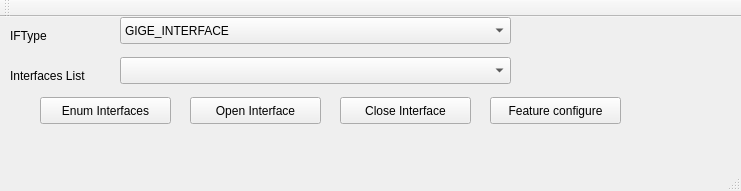
<?xml version="1.0" encoding="UTF-8"?>
<ui version="4.0">
 <class>InterfaceBasicDemo</class>
 <widget class="QMainWindow" name="InterfaceBasicDemo">
  <property name="geometry">
   <rect>
    <x>0</x>
    <y>0</y>
    <width>741</width>
    <height>191</height>
   </rect>
  </property>
  <property name="windowTitle">
   <string>InterfaceBasicDemo</string>
  </property>
  <widget class="QWidget" name="centralWidget">
   <widget class="QComboBox" name="cbIFType">
    <property name="geometry">
     <rect>
      <x>120</x>
      <y>0</y>
      <width>391</width>
      <height>27</height>
     </rect>
    </property>
    <item>
     <property name="text">
      <string>GIGE_INTERFACE</string>
     </property>
    </item>
    <item>
     <property name="text">
      <string>CAMERALINK_INTERFACE</string>
     </property>
    </item>
    <item>
     <property name="text">
      <string>CXP_INTERFACE</string>
     </property>
    </item>
    <item>
     <property name="text">
      <string>XOF_INTERFACE</string>
     </property>
    </item>
   </widget>
   <widget class="QLabel" name="label">
    <property name="geometry">
     <rect>
      <x>10</x>
      <y>10</y>
      <width>67</width>
      <height>17</height>
     </rect>
    </property>
    <property name="text">
     <string>IFType</string>
    </property>
   </widget>
   <widget class="QLabel" name="label_2">
    <property name="geometry">
     <rect>
      <x>10</x>
      <y>50</y>
      <width>101</width>
      <height>17</height>
     </rect>
    </property>
    <property name="text">
     <string>Interfaces List</string>
    </property>
   </widget>
   <widget class="QComboBox" name="cbIFList">
    <property name="geometry">
     <rect>
      <x>120</x>
      <y>40</y>
      <width>391</width>
      <height>27</height>
     </rect>
    </property>
   </widget>
   <widget class="QPushButton" name="bnEnumIF">
    <property name="geometry">
     <rect>
      <x>40</x>
      <y>80</y>
      <width>131</width>
      <height>27</height>
     </rect>
    </property>
    <property name="text">
     <string>Enum Interfaces</string>
    </property>
   </widget>
   <widget class="QPushButton" name="bnOpenIF">
    <property name="geometry">
     <rect>
      <x>190</x>
      <y>80</y>
      <width>131</width>
      <height>27</height>
     </rect>
    </property>
    <property name="text">
     <string>Open Interface</string>
    </property>
   </widget>
   <widget class="QPushButton" name="bnCloseIF">
    <property name="geometry">
     <rect>
      <x>340</x>
      <y>80</y>
      <width>131</width>
      <height>27</height>
     </rect>
    </property>
    <property name="text">
     <string>Close Interface</string>
    </property>
   </widget>
   <widget class="QPushButton" name="bnConfig">
    <property name="geometry">
     <rect>
      <x>490</x>
      <y>80</y>
      <width>131</width>
      <height>27</height>
     </rect>
    </property>
    <property name="text">
     <string>Feature configure</string>
    </property>
   </widget>
  </widget>
  <widget class="QMenuBar" name="menuBar">
   <property name="geometry">
    <rect>
     <x>0</x>
     <y>0</y>
     <width>741</width>
     <height>25</height>
    </rect>
   </property>
  </widget>
  <widget class="QToolBar" name="mainToolBar">
   <attribute name="toolBarArea">
    <enum>TopToolBarArea</enum>
   </attribute>
   <attribute name="toolBarBreak">
    <bool>false</bool>
   </attribute>
  </widget>
  <widget class="QStatusBar" name="statusBar"/>
 </widget>
 <layoutdefault spacing="6" margin="11"/>
 <resources/>
 <connections/>
</ui>
